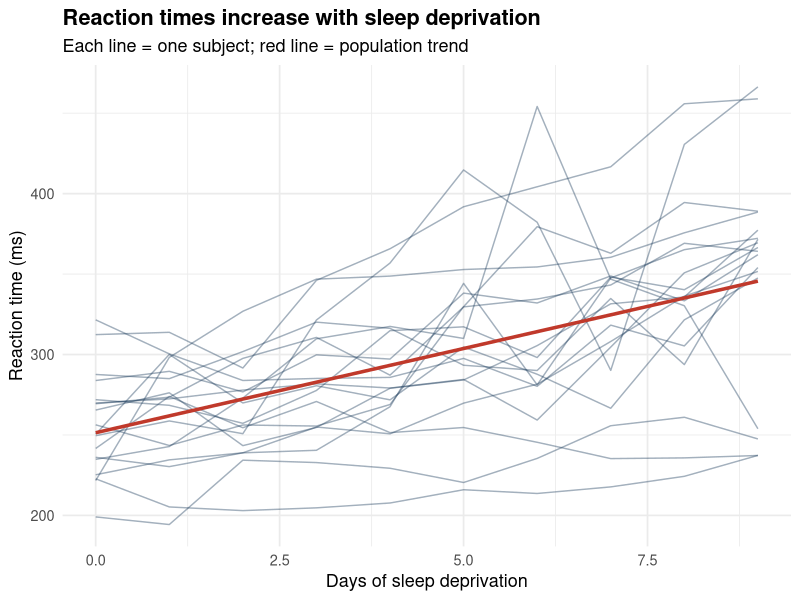
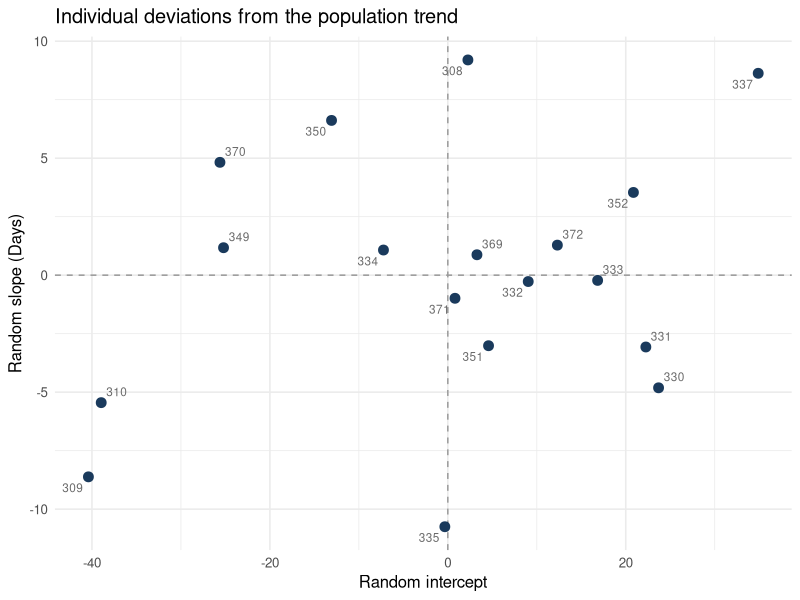

The R script that drew these images, in order:
## ---- chunk 1
#| label: setup
#| message: false
#| warning: false

library(lme4)
library(ggplot2)
library(dplyr)

# The sleepstudy dataset:
# Reaction times (ms) of 18 subjects over 10 days of sleep deprivation
head(sleepstudy)
## ---- chunk 2
#| label: fig-spaghetti
#| fig-cap: "Reaction time by days of sleep deprivation, per subject."
#| fig-height: 5

ggplot(sleepstudy, aes(x = Days, y = Reaction, group = Subject)) +
  geom_line(alpha = 0.4, color = "#1a3a5c") +
  geom_smooth(aes(group = 1), method = "lm", se = FALSE,
              color = "#c0392b", linewidth = 1.2) +
  labs(
    x = "Days of sleep deprivation",
    y = "Reaction time (ms)",
    title = "Reaction times increase with sleep deprivation",
    subtitle = "Each line = one subject; red line = population trend"
  ) +
  theme_minimal(base_size = 13) +
  theme(plot.title = element_text(face = "bold"))
## ---- chunk 3
#| label: model-ols

m0 <- lm(Reaction ~ Days, data = sleepstudy)
summary(m0)
## ---- chunk 4
#| label: model-ri

m1 <- lmer(Reaction ~ Days + (1 | Subject), data = sleepstudy)
summary(m1)
## ---- chunk 5
#| label: model-ris

m2 <- lmer(Reaction ~ Days + (1 + Days | Subject), data = sleepstudy)
summary(m2)
## ---- chunk 6
#| label: model-comparison

anova(m1, m2)
## ---- chunk 7
#| label: fig-ranef
#| fig-cap: "Subject-specific intercepts and slopes (BLUPs) from Model 2."
#| fig-height: 4

ranef_df <- as.data.frame(ranef(m2)$Subject)
ranef_df$Subject <- rownames(ranef_df)
names(ranef_df)[1:2] <- c("Intercept", "Slope")

ggplot(ranef_df, aes(x = Intercept, y = Slope, label = Subject)) +
  geom_hline(yintercept = 0, linetype = "dashed", color = "grey60") +
  geom_vline(xintercept = 0, linetype = "dashed", color = "grey60") +
  geom_point(color = "#1a3a5c", size = 3) +
  ggrepel::geom_text_repel(size = 3, color = "#6b6b6b") +
  labs(
    x = "Random intercept",
    y = "Random slope (Days)",
    title = "Individual deviations from the population trend"
  ) +
  theme_minimal(base_size = 12)
